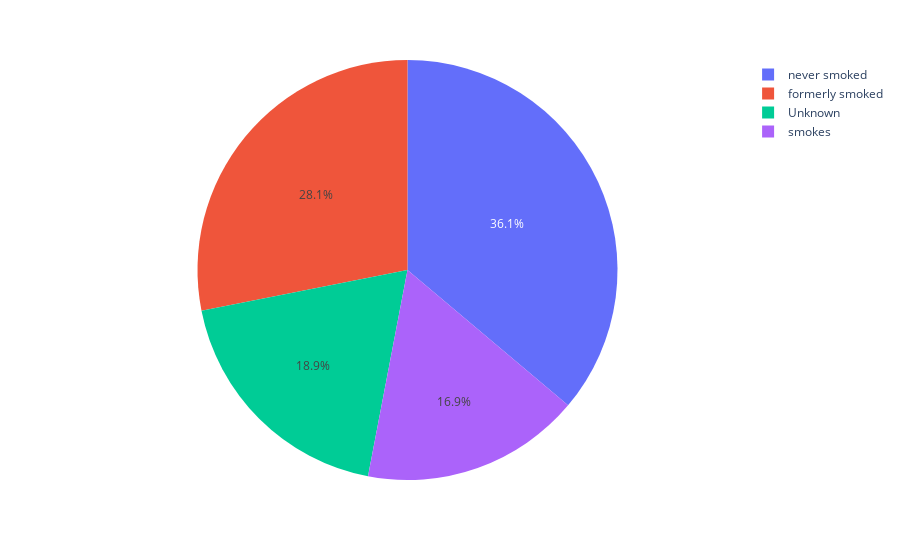

Notebook code cell kept with this figure:
### Code cell
#Plot the smoking status of patients
stroke_positive = data.query('stroke == 1')

plot = ex.pie(stroke_positive,names='smoking_status')

plot.show()

### Figure 1 — Plotly figure (JSON) as saved in the notebook; plotly's stock layout.template omitted (floating-point values rounded to 4 significant figures; data arrays with more than 128 entries replaced by an {"elided": "..."} marker saying what was removed)
{"data": [{"domain": {"x": [0, 1], "y": [0, 1]}, "hovertemplate": "smoking_status=%{label}<extra></extra>", "labels": {"elided": "249 str values"}, "legendgroup": "", "name": "", "showlegend": true, "type": "pie"}], "layout": {"legend": {"tracegroupgap": 0}, "margin": {"t": 60}}}
